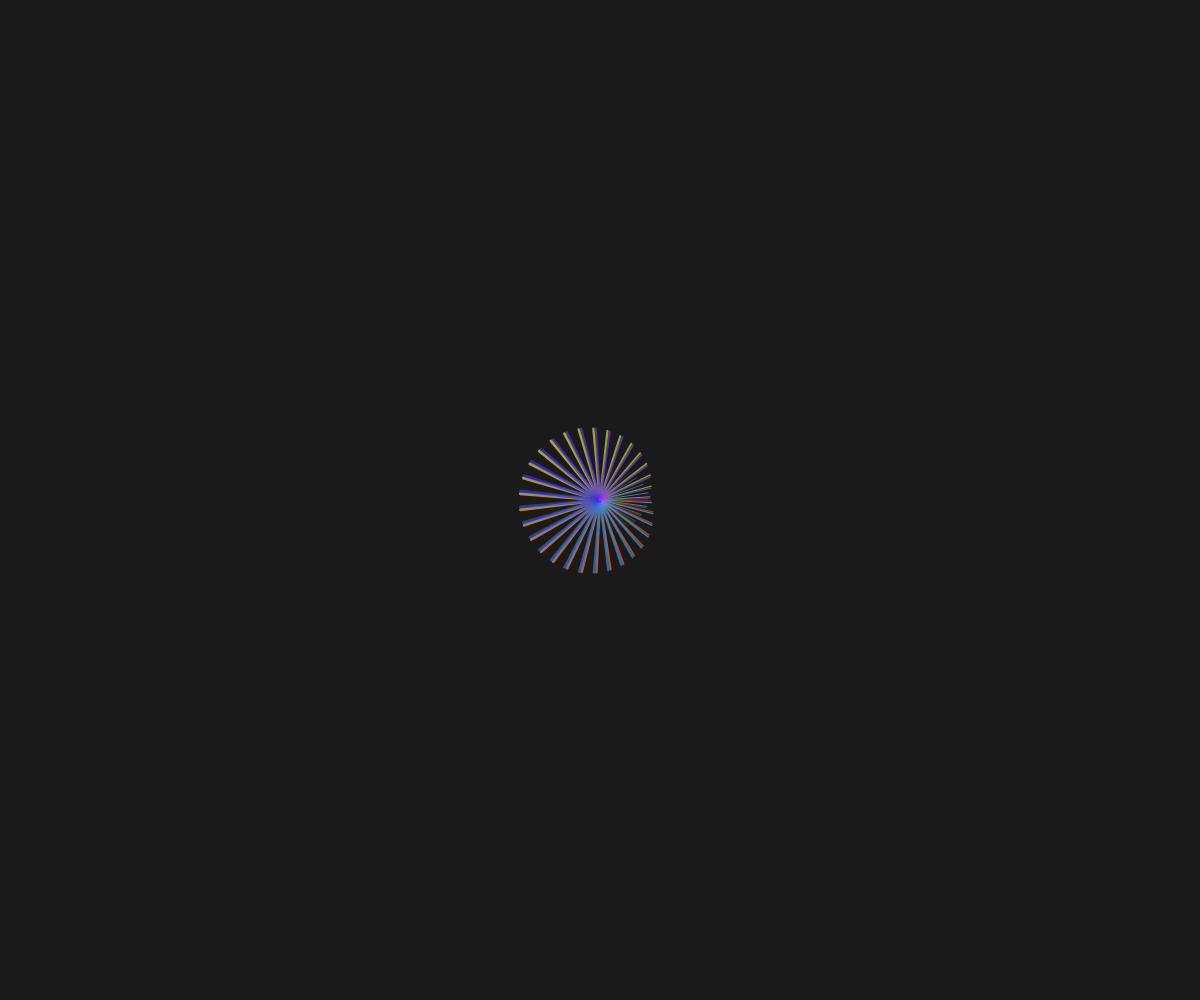
Frame 1 (no input)
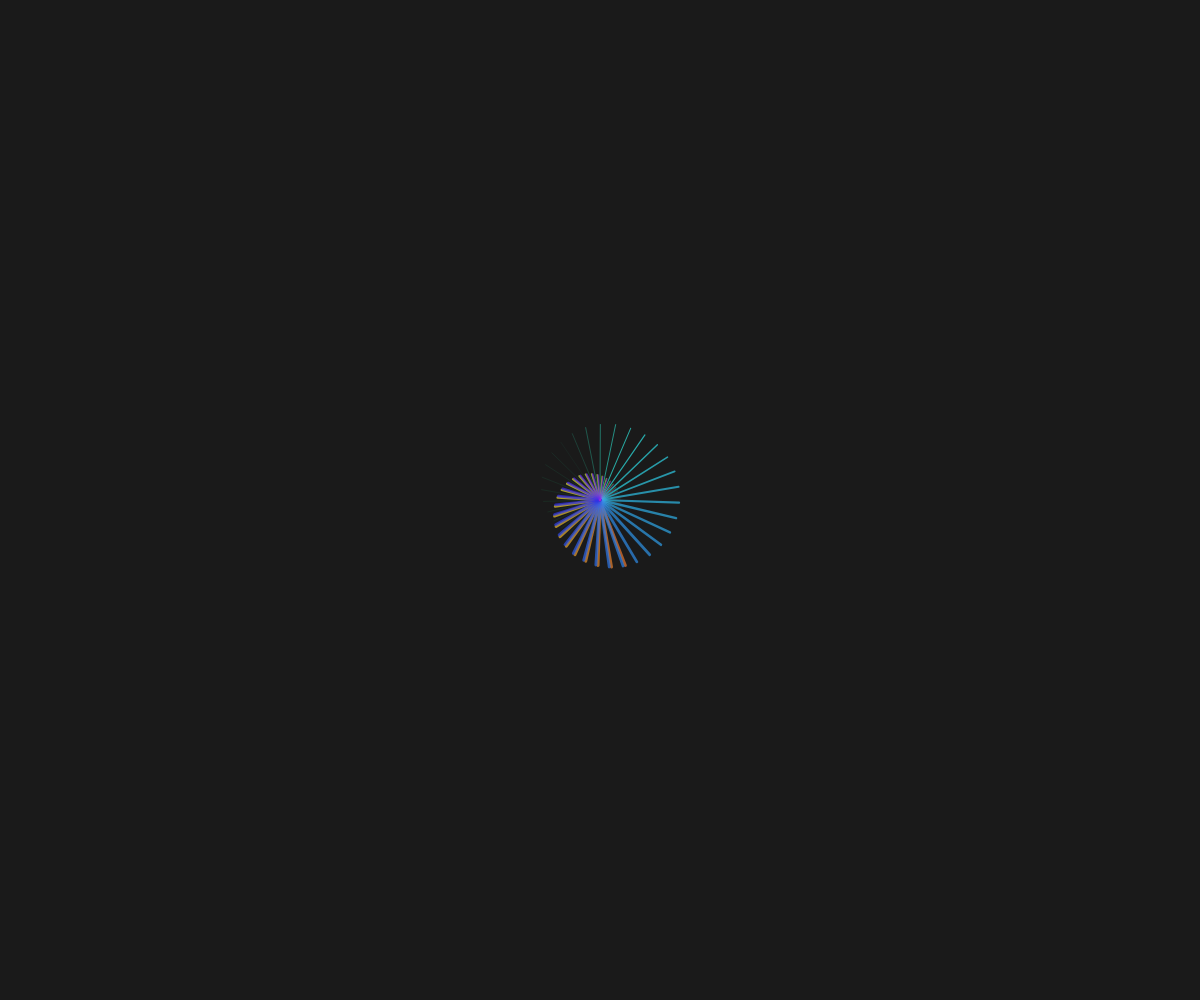
Frame 60 (no input)
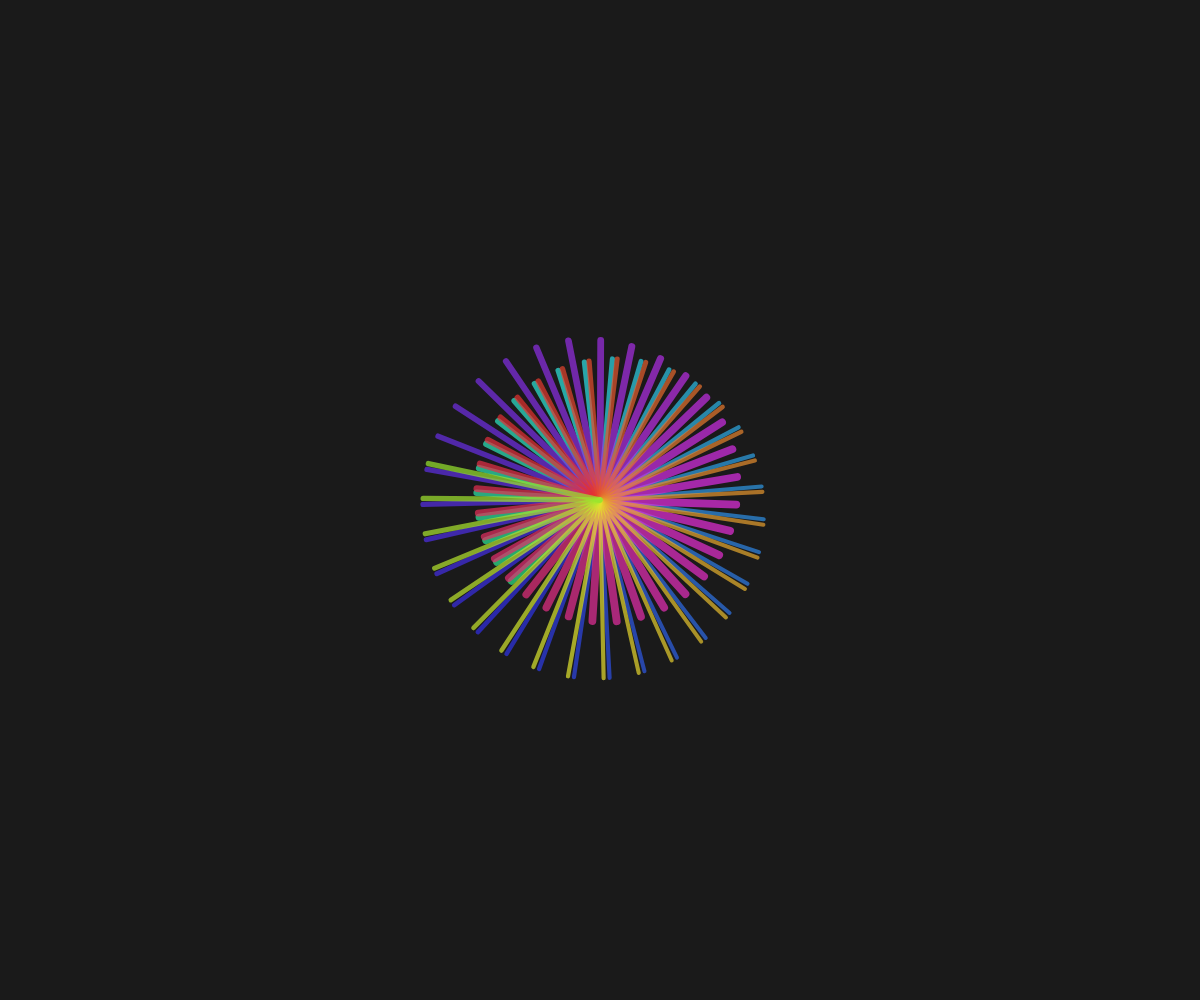
Frame 120 (the mouse pressed at the canvas centre since frame 60)

The p5.js sketch that drew these frames (run headless with seeded random() and noise() and a simulated clock; from frame 60 on, the mouse is pressed at the canvas centre):

// p5.js sketch
// ── sketch.js
let audioContext;
let analyser;
let dataArray;
let centerX, centerY;
let time = 0;

function setup() {
  createCanvas(windowWidth, windowHeight);
  colorMode(HSB, 360, 100, 100, 1);
  
  // Initialize audio context and analyser
  if (typeof window !== 'undefined' && typeof AudioContext !== 'undefined') {
    audioContext = new (window.AudioContext || window.webkitAudioContext)();
    analyser = audioContext.createAnalyser();
    analyser.fftSize = 256;
    const bufferLength = analyser.frequencyBinCount;
    dataArray = new Uint8Array(bufferLength);
  }

  centerX = width / 2;
  centerY = height / 2;
}

function draw() {
  background(0, 0, 10);
  
  time += 0.02;
  
  // Get audio data if available
  let amplitude = 0;
  if (analyser) {
    analyser.getByteFrequencyData(dataArray);
    let sum = 0;
    for (let i = 0; i < dataArray.length; i++) {
      sum += dataArray[i];
    }
    amplitude = sum / dataArray.length / 255;
  }

  // Mouse interaction
  let mouseRadius = 100;
  let mouseAngle = atan2(mouseY - centerY, mouseX - centerX);
  
  // Draw lines
  push();
  translate(centerX, centerY);
  
  for (let i = 0; i < 100; i++) {
    let angle = i * 0.2 + time;
    let length = 50 + sin(time * 2 + i * 0.1) * 30;
    let strokeHue = (i * 3 + time * 20) % 360;
    let strokeWidth = 1 + amplitude * 5 + sin(time + i * 0.1) * 2;
    
    // Mouse interaction effect
    let mouseDist = dist(mouseX, mouseY, centerX, centerY);
    if (mouseDist < mouseRadius) {
      let angleDiff = abs(angle - mouseAngle);
      let mouseEffect = map(mouseDist, 0, mouseRadius, 1, 0);
      length += mouseEffect * 100;
      strokeWidth += mouseEffect * 5;
      strokeHue += mouseEffect * 100;
    }
    
    // Draw line
    stroke(strokeHue % 360, 80, 90, 0.7);
    strokeWeight(strokeWidth);
    noFill();
    
    let x1 = 0;
    let y1 = 0;
    let x2 = cos(angle) * length;
    let y2 = sin(angle) * length;
    
    line(x1, y1, x2, y2);
  }
  
  pop();
}

function windowResized() {
  resizeCanvas(windowWidth, windowHeight);
  centerX = width / 2;
  centerY = height / 2;
}
